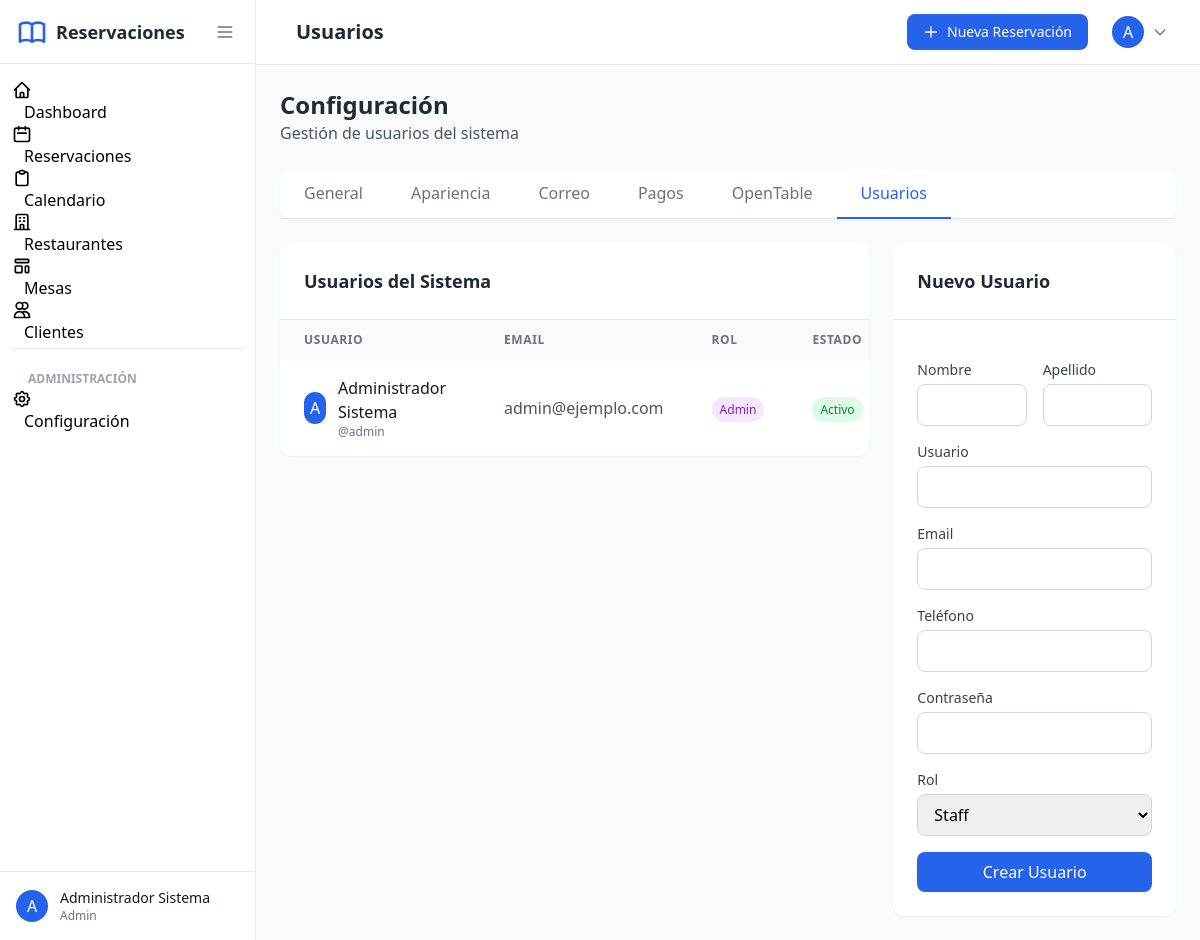
The app's page /admin/settings/users (signed in) with its own data.
### tables this page shows
CREATE TABLE IF NOT EXISTS users (
    id INT AUTO_INCREMENT PRIMARY KEY,
    username VARCHAR(50) NOT NULL UNIQUE,
    email VARCHAR(100) NOT NULL UNIQUE,
    password VARCHAR(255) NOT NULL,
    first_name VARCHAR(50) NOT NULL,
    last_name VARCHAR(50) NOT NULL,
    phone VARCHAR(20),
    role ENUM('admin', 'manager', 'staff', 'customer') DEFAULT 'customer',
    avatar VARCHAR(255),
    is_active TINYINT(1) DEFAULT 1,
    last_login DATETIME,
    created_at TIMESTAMP DEFAULT CURRENT_TIMESTAMP,
    updated_at TIMESTAMP DEFAULT CURRENT_TIMESTAMP ON UPDATE CURRENT_TIMESTAMP
);

### app/views/admin/settings/users.php (the view, shortened to what the rows shown need)
<div class="flex items-center justify-between mb-6">
    <div>
        <h2 class="text-2xl font-bold text-gray-800">Configuración</h2>
    </div>
</div>
<div class="grid grid-cols-1 lg:grid-cols-3 gap-6">
    <div class="lg:col-span-2">
        <div class="bg-white rounded-xl shadow-sm overflow-hidden">
            <div class="overflow-x-auto">
                <table class="w-full">
                    <thead class="bg-gray-50">
                        <tr class="text-left text-xs font-medium text-gray-500 uppercase tracking-wider">
                            <th class="px-6 py-3">Usuario</th>
                            <th class="px-6 py-3">Email</th>
                            <th class="px-6 py-3">Rol</th>
                            <th class="px-6 py-3">Estado</th>
                        </tr>
                    </thead>
                    <tbody class="divide-y divide-gray-200">
                        <?php foreach ($users as $user): ?>
                        <tr class="hover:bg-gray-50">
                            <td class="px-6 py-4">
                                <div class="flex items-center">
                                    <div class="w-8 h-8 rounded-full bg-primary flex items-center justify-center text-white font-medium mr-3">
                                        <?= strtoupper(substr($user['first_name'], 0, 1)) ?>
                                    </div>
                                    <div>
                                        <p class="font-medium text-gray-900"><?= htmlspecialchars($user['first_name'] . ' ' . $user['last_name']) ?></p>
                                        <p class="text-xs text-gray-500">@<?= htmlspecialchars($user['username']) ?></p>
                                    </div>
                                </div>
                            </td>
                            <td class="px-6 py-4 text-gray-600"><?= htmlspecialchars($user['email']) ?></td>
                            <td class="px-6 py-4">
                                <span class="px-2 py-1 text-xs rounded-full
                                    <?php
                                    switch($user['role']) {
                                        case 'admin': echo 'bg-purple-100 text-purple-700'; break;
                                    }
                                    ?>">
                                    <?= ucfirst($user['role']) ?>
                                </span>
                            </td>
                            <td class="px-6 py-4">
                                <span class="px-2 py-1 text-xs rounded-full <?= $user['is_active'] ? 'bg-green-100 text-green-700' : 'bg-red-100 text-red-700' ?>">
                                    <?= $user['is_active'] ? 'Activo' : 'Inactivo' ?>
                                </span>
                            </td>
                        </tr>
                        <?php endforeach; ?>
                    </tbody>
                </table>
            </div>
        </div>
    </div>
</div>

### records on screen
users: first_name "A", first_name+last_name "Administrador Sistema", username "admin", email "admin@ejemplo.com", role "Admin", is_active "Activo"

### other values on screen
substr($_SESSION['user_name'] ?? 'U', 0, 1) "A"
$_SESSION['user_name'] "Administrador Sistema"
$_SESSION['user_role'] "Admin"
$pageTitle "Usuarios"
